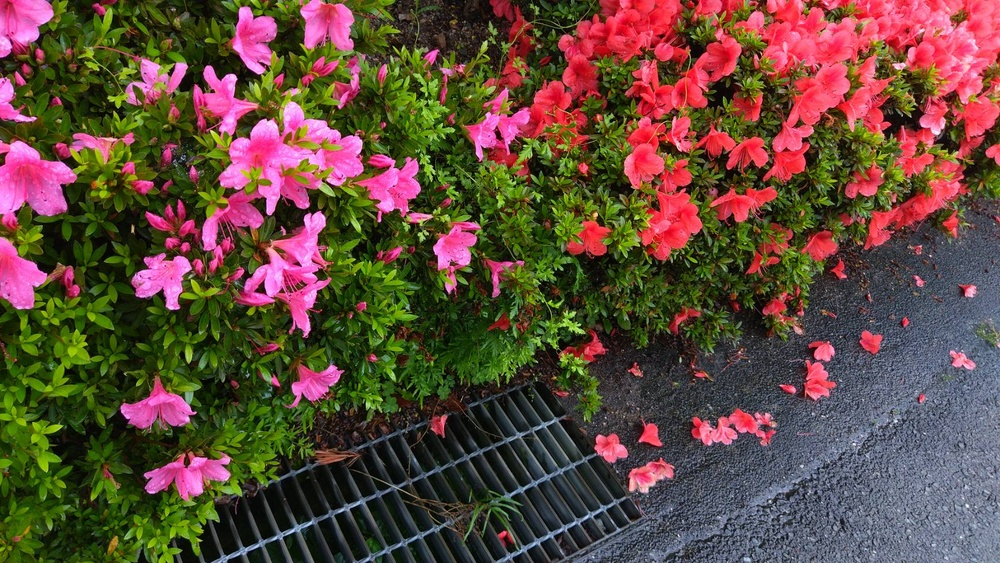
#> input picture flowers.jpg, 1000 x 563 px, shrunk from 1706 x 960 before the run
$ python geometric_approach_RGB.py
#> lines starting #> are read from the running program, lines starting #| are printed output that depends on the picture
# -*- coding: utf-8 -*-
"""
Created on Fri Aug 16 19:52:21 2024

@author: YPU
"""

import numpy as np
import cv2

def inv_gamma_srgb(rgb):
    rgb2=np.zeros((rgb.shape[0],rgb.shape[1]),dtype=np.float64)
    rgb2[rgb[:,0]<=0.04045,0] = rgb[rgb[:,0]<=0.04045,0]/12.92
    rgb2[rgb[:,1]<=0.04045,1] = rgb[rgb[:,1]<=0.04045,1]/12.92
    rgb2[rgb[:,2]<=0.04045,2] = rgb[rgb[:,2]<=0.04045,2]/12.92
    rgb2[rgb[:,0]>0.04045,0] = ((rgb[rgb[:,0]>0.04045,0]+0.055)/1.055)**2.4
    rgb2[rgb[:,1]>0.04045,1] = ((rgb[rgb[:,1]>0.04045,1]+0.055)/1.055)**2.4
    rgb2[rgb[:,2]>0.04045,2] = ((rgb[rgb[:,2]>0.04045,2]+0.055)/1.055)**2.4
    return rgb2

def gamma_srgb(rgb):
    rgb2=np.zeros((rgb.shape[0],rgb.shape[1]),dtype=np.float64)
    rgb2[rgb[:,0]<=0.0031308,0] = 12.92*rgb[rgb[:,0]<=0.0031308,0]
    rgb2[rgb[:,1]<=0.0031308,1] = 12.92*rgb[rgb[:,1]<=0.0031308,1]
    rgb2[rgb[:,2]<=0.0031308,2] = 12.92*rgb[rgb[:,2]<=0.0031308,2]
    rgb2[rgb[:,0]>0.0031308,0] = 1.055*rgb[rgb[:,0]>0.0031308,0]**(1/2.4)-0.055
    rgb2[rgb[:,1]>0.0031308,1] = 1.055*rgb[rgb[:,1]>0.0031308,1]**(1/2.4)-0.055
    rgb2[rgb[:,2]>0.0031308,2] = 1.055*rgb[rgb[:,2]>0.0031308,2]**(1/2.4)-0.055
    return rgb2

def P_srgb2aalbe_S(rgb):
    Prgb_to_aalbe_S=np.array([[5.4721,-0.4229,1],[-1.1246,0.3271,1],[0.0299,1.0514,1]])
    PaalbeS=np.linalg.solve(Prgb_to_aalbe_S,rgb.T)
    return PaalbeS.T

def P_srgb2aalbe_L(rgb):
    Prgb_to_aalbe_L=np.array([[5.4721,1.6756,1],[-1.1246,0.7951,1],[0.0299,-0.1337,1]])
    PaalbeL=np.linalg.solve(Prgb_to_aalbe_L,rgb.T)
    return PaalbeL.T

def D_srgb2aalbe_S(rgb):
    Drgb_to_aalbe_S=np.array([[-4.6419,-0.4229,1],[2.2925,0.3271,1],[-0.1932,1.0514,1]])
    DaalbeS=np.linalg.solve(Drgb_to_aalbe_S,rgb.T)
    return DaalbeS.T

def D_srgb2aalbe_L(rgb):
    Drgb_to_aalbe_L=np.array([[-4.6419,1.6756,1],[2.2925,0.7951,1],[-0.1932,-0.1337,1]])
    DaalbeL=np.linalg.solve(Drgb_to_aalbe_L,rgb.T)
    return DaalbeL.T

file_name='flowers'
#file_name='train'
file_inp=file_name+'.jpg'
file_out_pe=file_name+'_out_pe.jpg'
file_out_de=file_name+'_out_de.jpg'
file_out_pe_ptype=file_name+'_out_pe_ptype.jpg'
file_out_de_dtype=file_name+'_out_de_dtype.jpg'
file_out_ptype=file_name+'_ptype.jpg'
file_out_dtype=file_name+'_dtype.jpg'

data=cv2.imread(file_inp,1)
#> data is the input picture: shape (563, 1000, 3); mean B, G, R 59.2, 73.1, 97.1

PL=np.array([5.4721,-1.1246,0.0299])
PM=np.array([-4.6419,2.2925,-0.1932])
Xb=np.array([-0.4229,0.3271,1.0514])
Xy=np.array([1.6756,0.7951,-0.1337])
e=np.array([1,1,1])

x, y, c=data.shape[:3]
#> x = 563; y = 1000; c = 3
img_inp=cv2.cvtColor(data,cv2.COLOR_BGR2RGB)
img_inp=img_inp/255
img_inp=img_inp.reshape((x*y,3),order="F")
img_inp=inv_gamma_srgb(img_inp)
PaalbeS = P_srgb2aalbe_S(img_inp)
PaalbeL = P_srgb2aalbe_L(img_inp)
Paalbe=np.array(PaalbeL)
Paalbe[Paalbe[:,1]<0,:]=PaalbeS[Paalbe[:,1]<0,:]

PY=PaalbeL[:,1].reshape(-1,1)*Xy+PaalbeL[:,2].reshape(-1,1)*e
PY[PaalbeL[:,1]<0,:]=Paalbe[PaalbeL[:,1]<0,1].reshape(-1,1)*Xb+Paalbe[PaalbeL[:,1]<0,2].reshape(-1,1)*e

s=3
rgb_Pe=s*Paalbe[:,0].reshape(-1,1)*(PL+e)+PY
rgb_Pe_Ptype=s*Paalbe[:,0].reshape(-1,1)*(+e)+PY

rgb_Pe=gamma_srgb(rgb_Pe)
rgb_Pe=255*rgb_Pe
rgb_Pe[rgb_Pe>255]=255
rgb_Pe[rgb_Pe<0]=0
rgb_Pe=rgb_Pe.astype(np.uint8)
rgb_Pe=rgb_Pe.reshape((x,y,c),order="F")
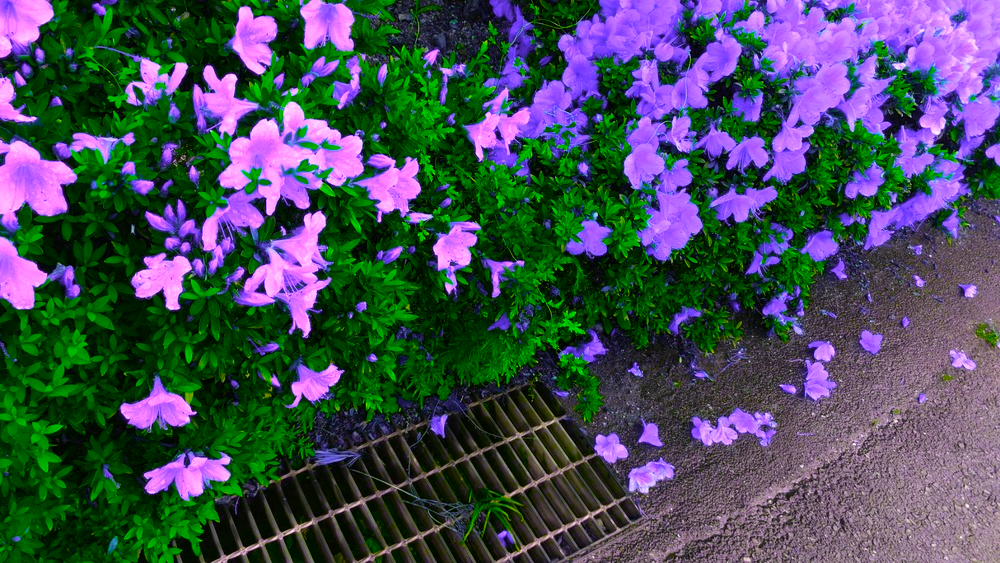
#> rgb_Pe: shape (563, 1000, 3); mean of channels 0, 1, 2 86.5, 77.9, 68.3; drawn as B, G, R
rgb_Pe=cv2.cvtColor(rgb_Pe,cv2.COLOR_RGB2BGR)

rgb_Pe_Ptype=gamma_srgb(rgb_Pe_Ptype)
rgb_Pe_Ptype=255*rgb_Pe_Ptype
rgb_Pe_Ptype[rgb_Pe_Ptype>255]=255
rgb_Pe_Ptype[rgb_Pe_Ptype<0]=0
rgb_Pe_Ptype=rgb_Pe_Ptype.astype(np.uint8)
rgb_Pe_Ptype=rgb_Pe_Ptype.reshape((x,y,c),order="F")
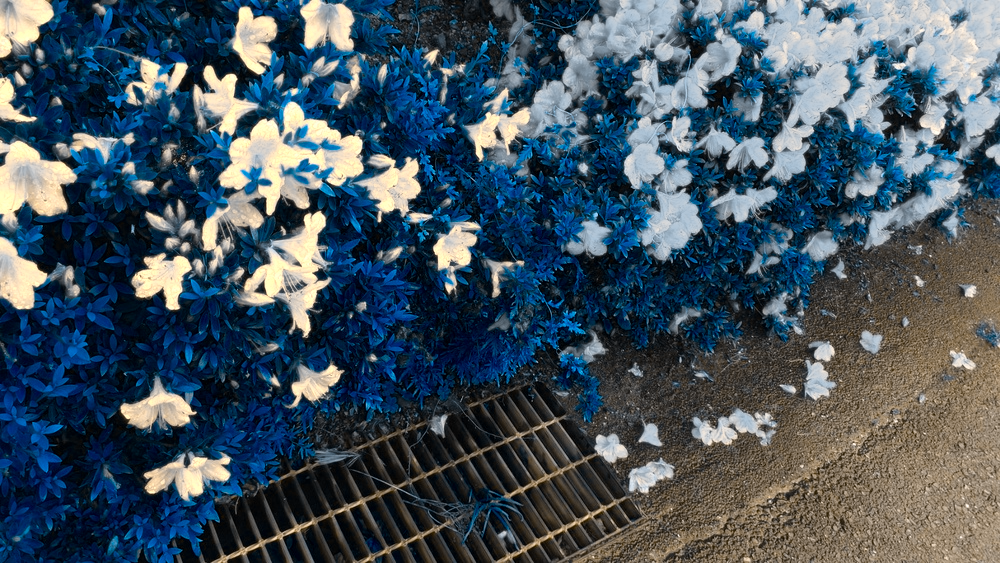
#> rgb_Pe_Ptype: shape (563, 1000, 3); mean of channels 0, 1, 2 94.8, 83.7, 68; drawn as B, G, R
rgb_Pe_Ptype=cv2.cvtColor(rgb_Pe_Ptype,cv2.COLOR_RGB2BGR)

DaalbeS = D_srgb2aalbe_S(img_inp)
DaalbeL = D_srgb2aalbe_L(img_inp)
Daalbe=np.array(DaalbeL)
Daalbe[Daalbe[:,1]<0,:]=DaalbeS[Daalbe[:,1]<0,:]

DY=DaalbeL[:,1].reshape(-1,1)*Xy+DaalbeL[:,2].reshape(-1,1)*e
DY[DaalbeL[:,1]<0,:]=Daalbe[DaalbeL[:,1]<0,1].reshape(-1,1)*Xb+Daalbe[DaalbeL[:,1]<0,2].reshape(-1,1)*e

rgb_De=s*Daalbe[:,0].reshape(-1,1)*(PM-e)+DY
rgb_De_Dtype=s*Daalbe[:,0].reshape(-1,1)*(-e)+DY

rgb_De=gamma_srgb(rgb_De)
rgb_De=255*rgb_De
rgb_De[rgb_De>255]=255
rgb_De[rgb_De<0]=0
rgb_De=rgb_De.astype(np.uint8)
rgb_De=rgb_De.reshape((x,y,c),order="F")
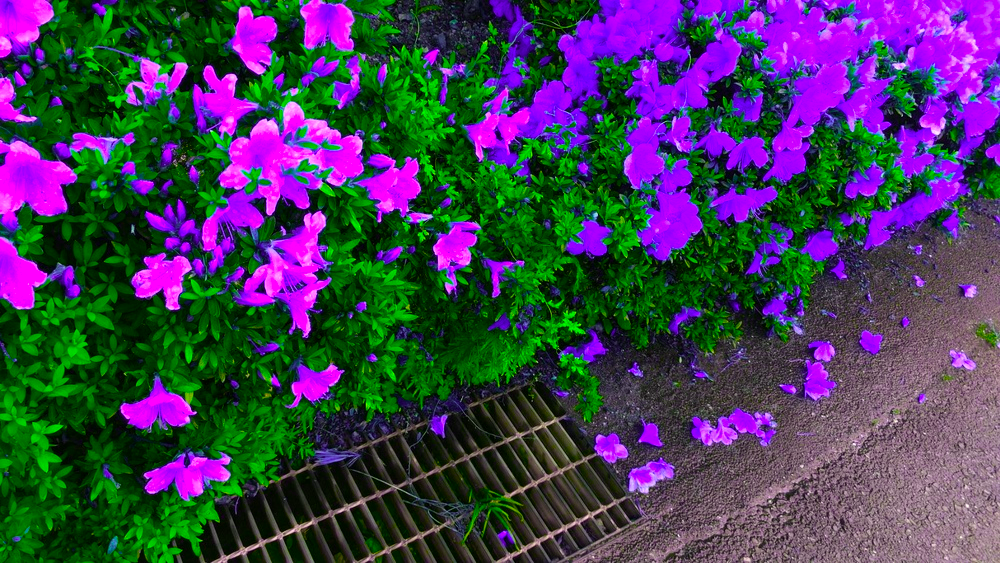
#> rgb_De: shape (563, 1000, 3); mean of channels 0, 1, 2 85.4, 61.3, 67.4; drawn as B, G, R
rgb_De=cv2.cvtColor(rgb_De,cv2.COLOR_RGB2BGR)

rgb_De_Dtype=gamma_srgb(rgb_De_Dtype)
rgb_De_Dtype=255*rgb_De_Dtype
rgb_De_Dtype[rgb_De_Dtype>255]=255
rgb_De_Dtype[rgb_De_Dtype<0]=0
rgb_De_Dtype=rgb_De_Dtype.astype(np.uint8)
rgb_De_Dtype=rgb_De_Dtype.reshape((x,y,c),order="F")
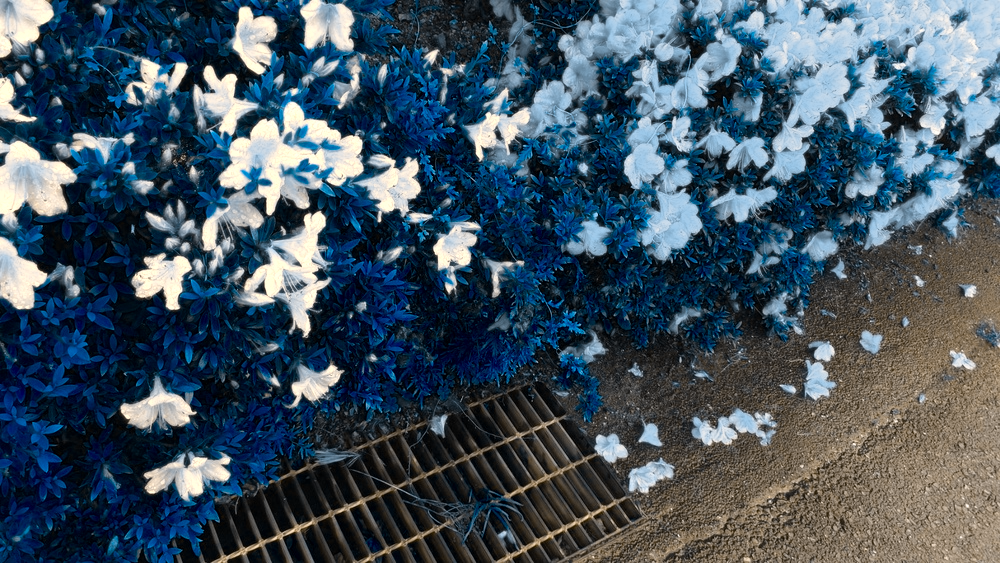
#> rgb_De_Dtype: shape (563, 1000, 3); mean of channels 0, 1, 2 96.3, 83.1, 65.8; drawn as B, G, R
rgb_De_Dtype=cv2.cvtColor(rgb_De_Dtype,cv2.COLOR_RGB2BGR)

PY=gamma_srgb(PY);
PY=255*PY
PY[PY>255]=255
PY[PY<0]=0
PY=PY.astype(np.uint8)
rgb_Ptype=PY.reshape((x,y,c),order="F")
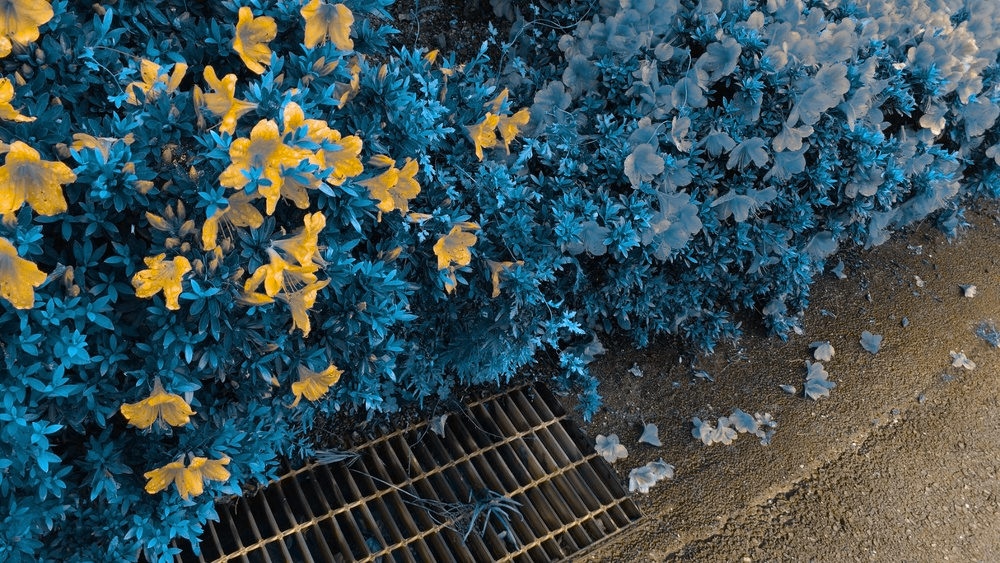
#> rgb_Ptype: shape (563, 1000, 3); mean of channels 0, 1, 2 83.9, 79.6, 58.8; drawn as B, G, R
rgb_Ptype=cv2.cvtColor(rgb_Ptype,cv2.COLOR_RGB2BGR)

DY=gamma_srgb(DY);
DY=255*DY
DY[DY>255]=255
DY[DY<0]=0
DY=DY.astype(np.uint8)
rgb_Dtype=DY.reshape((x,y,c),order="F")
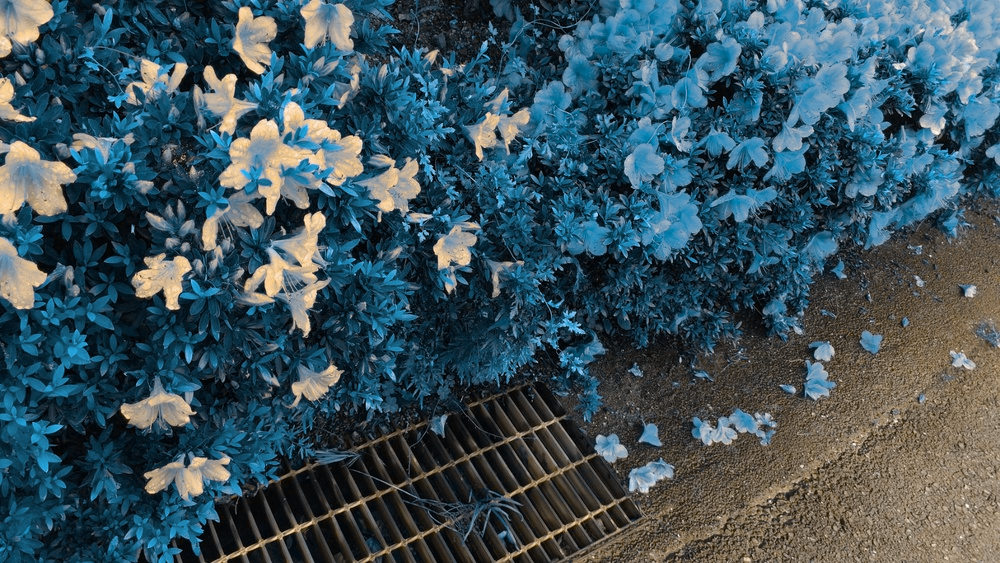
#> rgb_Dtype: shape (563, 1000, 3); mean of channels 0, 1, 2 91.7, 82.1, 59.1; drawn as B, G, R
rgb_Dtype=cv2.cvtColor(rgb_Dtype,cv2.COLOR_RGB2BGR)

cv2.imwrite(file_out_pe,rgb_Pe)
cv2.imwrite(file_out_de,rgb_De)
cv2.imwrite(file_out_pe_ptype,rgb_Pe_Ptype)
cv2.imwrite(file_out_de_dtype,rgb_De_Dtype)
cv2.imwrite(file_out_ptype,rgb_Ptype)
cv2.imwrite(file_out_dtype,rgb_Dtype)

cv2.namedWindow('original', cv2.WINDOW_NORMAL)
cv2.imshow('original',data)

cv2.namedWindow('rgb_ptype', cv2.WINDOW_NORMAL)
cv2.imshow('rgb_ptype',rgb_Ptype)

cv2.namedWindow('rgb_dtype', cv2.WINDOW_NORMAL)
cv2.imshow('rgb_dtype',rgb_Dtype)

cv2.namedWindow('out_pe', cv2.WINDOW_NORMAL)
cv2.imshow('out_pe',rgb_Pe)

cv2.namedWindow('out_pe_ptype', cv2.WINDOW_NORMAL)
cv2.imshow('out_pe_ptype',rgb_Pe_Ptype)

cv2.namedWindow('out_de', cv2.WINDOW_NORMAL)
cv2.imshow('out_de',rgb_De)

cv2.namedWindow('out_de_dtype', cv2.WINDOW_NORMAL)
cv2.imshow('out_de_dtype',rgb_De_Dtype)

cv2.waitKey(0)
cv2.destroyAllWindows()

$ run again, with train.jpg copied over flowers.jpg
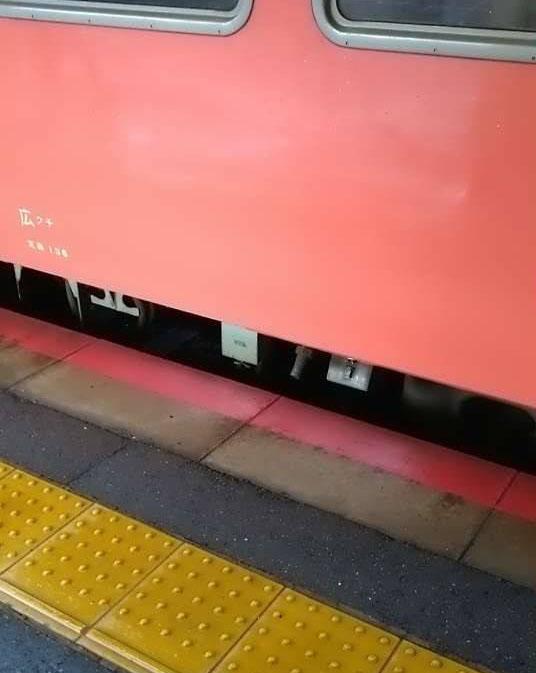
#> input picture train.jpg, 536 x 673 px
#> data is the input picture: shape (673, 536, 3); mean B, G, R 91.1, 108.3, 166.3
#> `rgb_De=rgb_De.reshape((x,y,c),order="F")`:
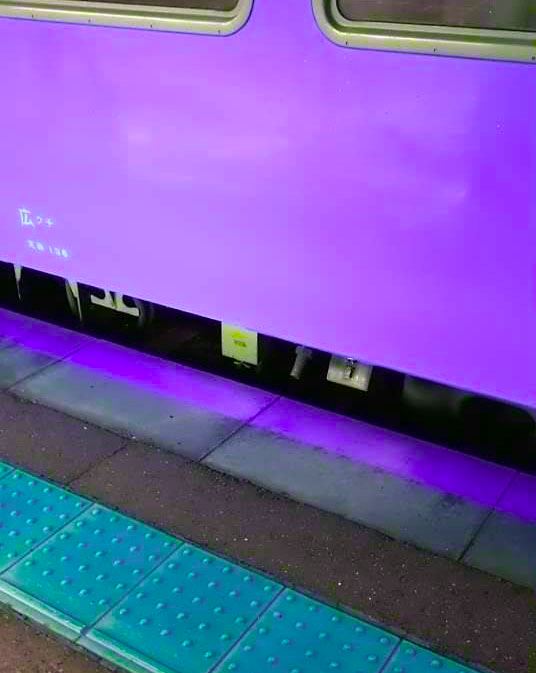
#> rgb_De: shape (673, 536, 3); mean of channels 0, 1, 2 174.7, 91.3, 113.3; drawn as B, G, R
#> `rgb_Dtype=DY.reshape((x,y,c),order="F")`:
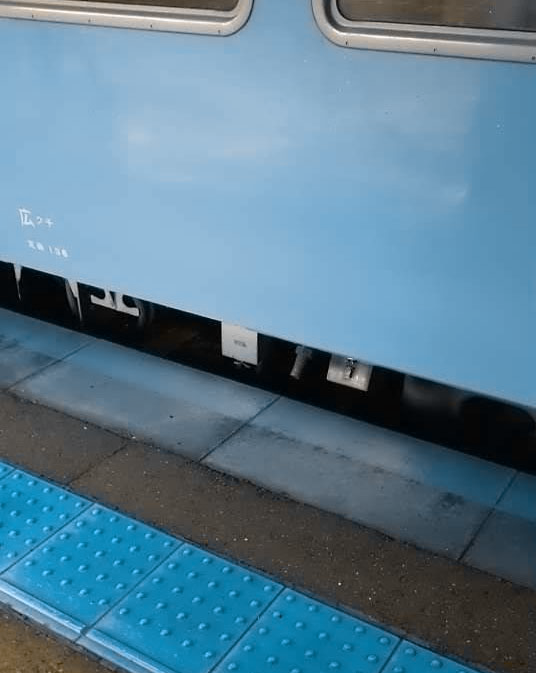
#> rgb_Dtype: shape (673, 536, 3); mean of channels 0, 1, 2 145.3, 124.4, 89; drawn as B, G, R
